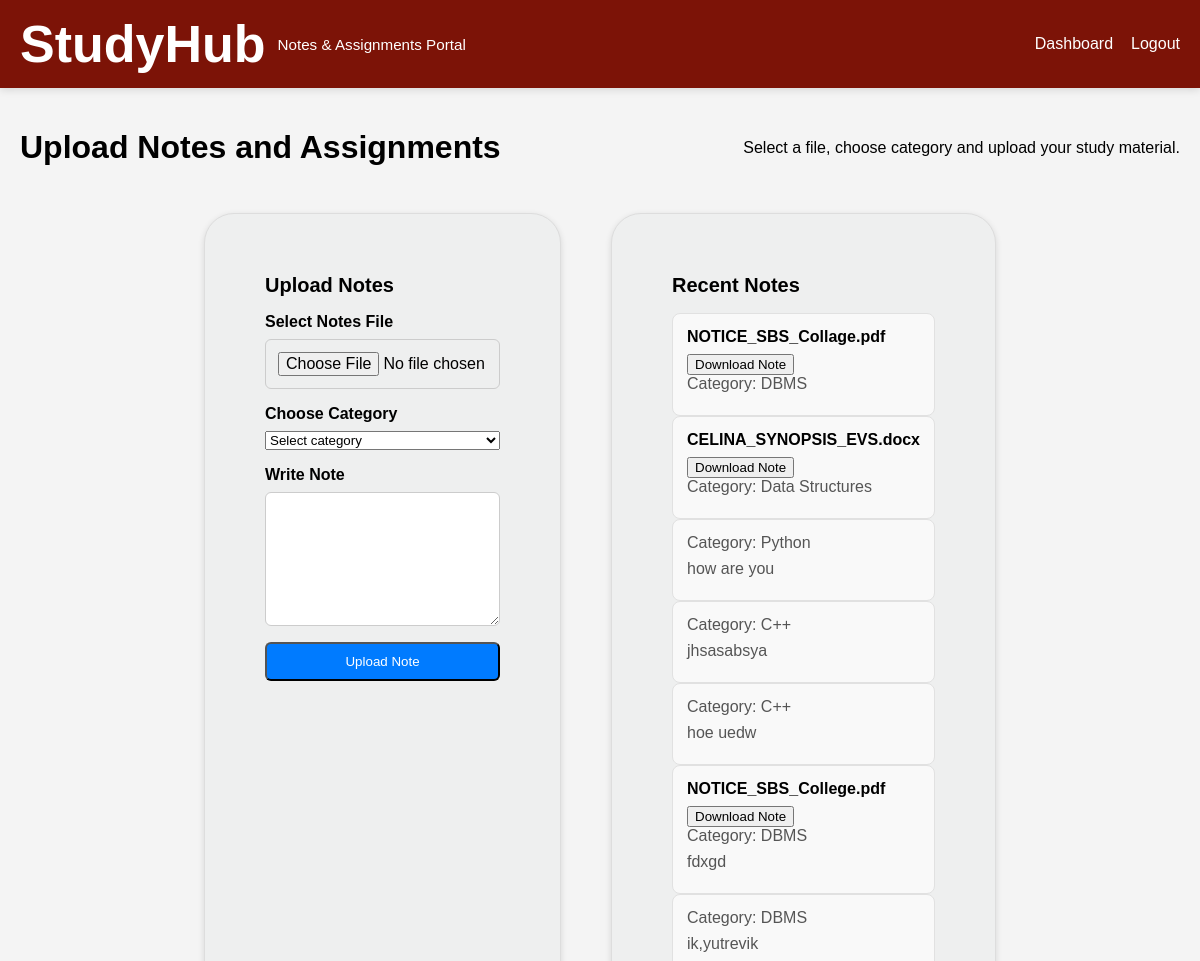
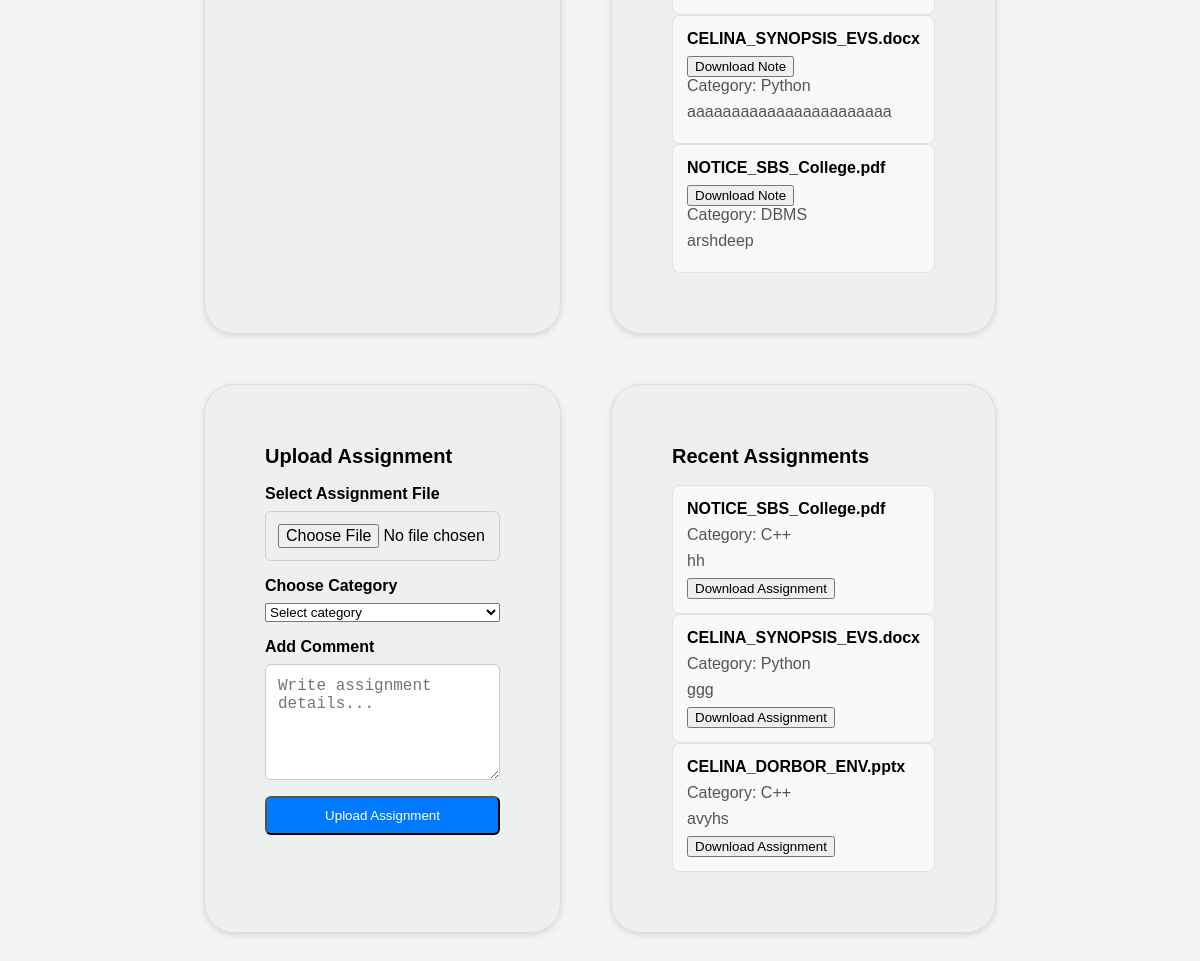
The app's page /upload_system with its own data (2 pictures, top to bottom).
### models.py (models this page shows)
class Upload_System(db.Model):
    id = db.Column(db.Integer, primary_key=True)
    Note_sharing = db.Column(db.String(200), nullable=True)
    Note_writing = db.Column(db.String(500), nullable=True)
    Assignment_Sharing = db.Column(db.String(200), nullable=True)
    category = db.Column(db.String(100), nullable=True)
    Comments = db.Column(db.String(500), nullable=True)

### app.py (the view)
@app.route('/upload_system')
def upload_system():
    data = Upload_System.query.all()
    print(data)  # Debugging statement to check the retrieved data
    return render_template('Upload_System.html', data=data)

### templates/upload_system.html (shortened to what this page needs)
<!DOCTYPE html>
<html lang="en">
<head>
    <link rel="stylesheet" href="{{ url_for('static', filename='css/styles.css') }}">
</head>
<body>
    <header class="header-bar">
        <div class="header-brand">
            <span class="logo">StudyHub</span>
            <span class="brand-text">Notes & Assignments Portal</span>
        </div>
        <nav class="header-nav">
            <a href="{{ url_for('dashboard') }}">Dashboard</a>
            <a href="{{ url_for('student_logout') }}">Logout</a>
        </nav>
    </header>
    <div class="dashboard-header">
        <h1>Upload Notes and Assignments</h1>
        <p>Select a file, choose category and upload your study material.</p>
    </div>
    <div class="upload-section card-row">
        <div class="card upload-card">
            <h2>Upload Notes</h2>
            <form class="upload-form" action="{{ url_for('upload_data') }}" method="POST" enctype="multipart/form-data">
                <div class="form-group">
                    <label for="noteFile">
                        Select Notes File
                    </label>
                    <input type="file" id="noteFile" name="noteFile" accept=".pdf,.docx">
                </div>
                <div class="form-group">
                    <label for="noteCategory">
                        Choose Category
                    </label>
                    <select id="noteCategory" name="noteCategory" required>
                        <option value="">
                            Select category
                        </option>
                    </select>
                </div>
                <div class="form-group">
                    <label for="noteText">
                        Write Note
                    </label>
                    <textarea id="noteText" name="noteText" rows="6" placeholder="Write your notes here...">
        </textarea>
                </div>
                <button type="submit" class="button">
                    Upload Note
                </button>
            </form>
        </div>
        <div class="card note-card">
    <h2>Recent Notes</h2>
    {% for item in data %}
        {% if item.Note_sharing or item.Note_writing %}
        <div class="note-item">
            {% if item.Note_sharing %}
            <h3>
                {{ item.Note_sharing }}
            </h3>
            <a href="{{ url_for('download_file', filename=item.Note_sharing) }}">
                <button>
                    Download Note
                </button>
            </a>
            {% endif %}
            {% if item.category %}
            <p>
                Category: {{ item.category }}
            </p>
            {% endif %}
            {% if item.Note_writing %}
            <p>
                {{ item.Note_writing }}
            </p>
            {% endif %}
        </div>
        {% endif %}
    {% else %}
        <p>
            No notes uploaded yet.
        </p>
    {% endfor %}
</div>
        </div>
    <div class="upload-section card-row">
        <div class="card upload-card">
            <h2>
                Upload Assignment
            </h2>
            <form class="upload-form" action="{{ url_for('upload_data') }}" method="POST" enctype="multipart/form-data">
                <div class="form-group">
                    <label for="assignmentFile">
                        Select Assignment File
                    </label>
                    <input type="file" id="assignmentFile" name="assignmentFile" accept=".pdf,.docx,.zip,.pptx">
                </div>
                <div class="form-group">
                    <label for="assignmentCategory">
                        Choose Category
                    </label>
                    <select id="assignmentCategory" name="noteCategory" required>
                        <option value="">
                            Select category
                        </option>
                    </select>
                </div>
                <div class="form-group">
                    <label for="assignmentComments">
                        Add Comment
                    </label>
                    <textarea id="assignmentComments" name="assignmentComments" rows="5"
                        placeholder="Write assignment details...">
</textarea>
                </div>
                <button type="submit" class="button">
                    Upload Assignment
                </button>
            </form>
        </div>
        <div class="card note-card">
            <h2>
                Recent Assignments
            </h2>
            {% for item in data %}
            {% if item.Assignment_Sharing %}
            <div class="note-item">
                <h3>
                    {{ item.Assignment_Sharing }}
                </h3>
                <p>
                    Category:
                    {{ item.category }}
                </p>
                {% if item.Comments %}
                <p>
                    {{ item.Comments }}
                </p>
                {% endif %}
                <a href="{{ url_for('download_file',
filename=item.Assignment_Sharing) }}">
                    <button>
                        Download Assignment
                    </button>
                </a>
            </div>
            {% endif %}
            {% else %}
            <p>
                No assignments uploaded yet.
            </p>
            {% endfor %}
        </div>
    </div>
</body>
</html>

### static/css/styles.css (style rules this page uses)
body { margin: 0; padding: 0; font-family: Arial, sans-serif; background-color: #f4f4f4; }
.header-bar { position: sticky; top: 0; z-index: 1000; display: flex; align-items: center; justify-content: space-between; background: #7c1307; color: #ffffff; padding: 14px 20px; box-shadow: 0 2px 8px rgba(0, 0, 0, 0.12); }
.header-brand { display: flex; align-items: center; gap: 12px; }
.logo { font-size: 3.25rem; font-weight: bold; }
.brand-text { font-size: .95rem; opacity: 1.0; }
.header-nav { display: flex; gap: 18px; flex-wrap: wrap; }
.header-nav a { color: #ffffff; text-decoration: none; font-weight: 500; }
.dashboard-header { display: flex; flex-wrap: wrap; gap: 16px; align-items: center; justify-content: space-between; padding: 20px; max-width: 1200px; margin: 0 auto; }
.button { display: inline-block; text-decoration: none; background-color: #007BFF; color: #ffffff; padding: 10px 18px; border-radius: 6px; transition: background-color 0.2s ease; }
.card-row { display: flex; gap: 10px; padding: 50px; justify-content: center; flex-wrap: wrap; }
.card { background: #eeefef; border-radius: 30px; border: 1.5px solid #121111; padding: 60px; box-shadow: 0 2px 6px rgba(3, 3, 3, 0.12); width: 280px; flex: 0 1 30%; box-sizing: border-box; }
.card h2 { margin-top: 0; font-size: 1.25rem; }
.upload-section { max-width: 1200px; height: 100%; margin: 0 auto 40px; padding: 5px; border-radius: 10px; gap: 50px; }
.upload-card, .note-card { width: 100%; max-width: 560px; box-sizing: border-box; border: 1px solid #ddd; }
.upload-form { display: flex; flex-direction: column; gap: 16px; }
.form-group { display: flex; flex-direction: column; gap: 8px; }
.form-group label { font-weight: bold; }
.form-group input[type="file"], .form-group textarea { border: 1px solid #ccc; border-radius: 6px; padding: 12px; font-size: 1rem; width: 100%; box-sizing: border-box; }
textarea { resize: vertical; }
.note-item { background: #f9f9f9; border: 1px solid #e1e1e1; border-radius: 8px; padding: 14px; }
.note-item h3 { margin: 0 0 8px; font-size: 1rem; }
.note-item p { margin: 0 8px 8px 0; color: #555; }

### records on screen
Upload_System: Note_sharing "NOTICE_SBS_Collage.pdf", category "DBMS"
Upload_System: Note_sharing "CELINA_SYNOPSIS_EVS.docx", category "Data Structures"
Upload_System: category "Python", Note_writing "how are you"
Upload_System: category "C++", Note_writing "jhsasabsya"
Upload_System: category "C++", Note_writing "hoe uedw"
Upload_System: Note_sharing "NOTICE_SBS_College.pdf", category "DBMS", Note_writing "fdxgd"
Upload_System: category "DBMS", Note_writing "ik,yutrevik"
Upload_System: Note_sharing "CELINA_SYNOPSIS_EVS.docx", category "Python", Note_writing "aaaaaaaaaaaaaaaaaaaaaaa"
Upload_System: Note_sharing "NOTICE_SBS_College.pdf", category "DBMS", Note_writing "arshdeep"
Upload_System: Assignment_Sharing "NOTICE_SBS_College.pdf", category "C++", Comments "hh"
Upload_System: Assignment_Sharing "CELINA_SYNOPSIS_EVS.docx", category "Python", Comments "ggg"
Upload_System: Assignment_Sharing "CELINA_DORBOR_ENV.pptx", category "C++", Comments "avyhs"
